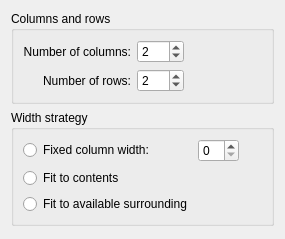
<?xml version="1.0" encoding="UTF-8"?>
<ui version="4.0">
 <class>TableForm</class>
 <widget class="QWidget" name="TableForm">
  <property name="geometry">
   <rect>
    <x>0</x>
    <y>0</y>
    <width>285</width>
    <height>239</height>
   </rect>
  </property>
  <property name="sizePolicy">
   <sizepolicy hsizetype="Preferred" vsizetype="Preferred">
    <horstretch>0</horstretch>
    <verstretch>0</verstretch>
   </sizepolicy>
  </property>
  <layout class="QVBoxLayout" name="verticalLayout">
   <item>
    <widget class="QGroupBox" name="groupLogical">
     <property name="title">
      <string>Columns and rows</string>
     </property>
     <property name="flat">
      <bool>true</bool>
     </property>
     <layout class="QGridLayout" name="gridLayout">
      <item row="0" column="0">
       <widget class="QLabel" name="labelColumns">
        <property name="text">
         <string>Number of columns:</string>
        </property>
        <property name="alignment">
         <set>Qt::AlignRight|Qt::AlignTrailing|Qt::AlignVCenter</set>
        </property>
       </widget>
      </item>
      <item row="0" column="1">
       <widget class="QSpinBox" name="intColumns">
        <property name="minimum">
         <number>1</number>
        </property>
        <property name="maximum">
         <number>999</number>
        </property>
        <property name="value">
         <number>2</number>
        </property>
       </widget>
      </item>
      <item row="1" column="0">
       <widget class="QLabel" name="labelRows">
        <property name="text">
         <string>Number of rows:</string>
        </property>
        <property name="alignment">
         <set>Qt::AlignRight|Qt::AlignTrailing|Qt::AlignVCenter</set>
        </property>
       </widget>
      </item>
      <item row="1" column="1">
       <widget class="QSpinBox" name="intRows">
        <property name="frame">
         <bool>true</bool>
        </property>
        <property name="minimum">
         <number>1</number>
        </property>
        <property name="maximum">
         <number>999</number>
        </property>
        <property name="value">
         <number>2</number>
        </property>
       </widget>
      </item>
      <item row="0" column="2">
       <spacer name="horizontalSpacer">
        <property name="orientation">
         <enum>Qt::Horizontal</enum>
        </property>
        <property name="sizeHint" stdset="0">
         <size>
          <width>40</width>
          <height>20</height>
         </size>
        </property>
       </spacer>
      </item>
     </layout>
    </widget>
   </item>
   <item>
    <widget class="QGroupBox" name="groupPhysical">
     <property name="title">
      <string>Width strategy</string>
     </property>
     <property name="flat">
      <bool>true</bool>
     </property>
     <layout class="QGridLayout" name="gridLayout_2">
      <item row="0" column="0">
       <widget class="QRadioButton" name="radioFixed">
        <property name="sizePolicy">
         <sizepolicy hsizetype="Minimum" vsizetype="Fixed">
          <horstretch>0</horstretch>
          <verstretch>0</verstretch>
         </sizepolicy>
        </property>
        <property name="text">
         <string>Fixed column width:</string>
        </property>
       </widget>
      </item>
      <item row="1" column="0">
       <widget class="QRadioButton" name="radioFitContents">
        <property name="sizePolicy">
         <sizepolicy hsizetype="Minimum" vsizetype="Fixed">
          <horstretch>0</horstretch>
          <verstretch>0</verstretch>
         </sizepolicy>
        </property>
        <property name="text">
         <string>Fit to contents</string>
        </property>
       </widget>
      </item>
      <item row="2" column="0">
       <widget class="QRadioButton" name="radioFitAvail">
        <property name="sizePolicy">
         <sizepolicy hsizetype="Minimum" vsizetype="Fixed">
          <horstretch>0</horstretch>
          <verstretch>0</verstretch>
         </sizepolicy>
        </property>
        <property name="text">
         <string>Fit to available surrounding</string>
        </property>
       </widget>
      </item>
      <item row="0" column="1">
       <widget class="QSpinBox" name="spinBox">
        <property name="sizePolicy">
         <sizepolicy hsizetype="Fixed" vsizetype="Preferred">
          <horstretch>0</horstretch>
          <verstretch>0</verstretch>
         </sizepolicy>
        </property>
       </widget>
      </item>
      <item row="0" column="2">
       <spacer name="horizontalSpacer_2">
        <property name="orientation">
         <enum>Qt::Horizontal</enum>
        </property>
        <property name="sizeHint" stdset="0">
         <size>
          <width>40</width>
          <height>20</height>
         </size>
        </property>
       </spacer>
      </item>
     </layout>
    </widget>
   </item>
   <item>
    <spacer name="spacer">
     <property name="orientation">
      <enum>Qt::Vertical</enum>
     </property>
     <property name="sizeHint" stdset="0">
      <size>
       <width>68</width>
       <height>1</height>
      </size>
     </property>
    </spacer>
   </item>
  </layout>
 </widget>
 <resources/>
 <connections/>
</ui>
